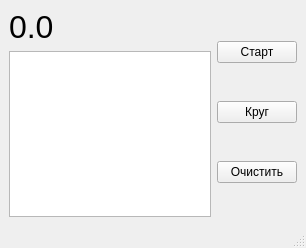
<?xml version="1.0" encoding="UTF-8"?>
<ui version="4.0">
 <class>MainWindow</class>
 <widget class="QMainWindow" name="MainWindow">
  <property name="geometry">
   <rect>
    <x>0</x>
    <y>0</y>
    <width>306</width>
    <height>248</height>
   </rect>
  </property>
  <property name="windowTitle">
   <string>MainWindow</string>
  </property>
  <widget class="QWidget" name="centralwidget">
   <layout class="QHBoxLayout" name="horizontalLayout">
    <item>
     <layout class="QVBoxLayout" name="verticalLayout">
      <item>
       <widget class="QLabel" name="lb_time">
        <property name="font">
         <font>
          <pointsize>24</pointsize>
         </font>
        </property>
        <property name="text">
         <string>0.0</string>
        </property>
       </widget>
      </item>
      <item>
       <widget class="QTextBrowser" name="tb_info"/>
      </item>
     </layout>
    </item>
    <item>
     <layout class="QVBoxLayout" name="verticalLayout_2">
      <item>
       <widget class="QPushButton" name="pb_startStop">
        <property name="text">
         <string>Старт</string>
        </property>
       </widget>
      </item>
      <item>
       <widget class="QPushButton" name="pb_loop">
        <property name="text">
         <string>Круг</string>
        </property>
       </widget>
      </item>
      <item>
       <widget class="QPushButton" name="pb_clear">
        <property name="text">
         <string>Очистить</string>
        </property>
       </widget>
      </item>
     </layout>
    </item>
   </layout>
  </widget>
  <widget class="QMenuBar" name="menubar">
   <property name="geometry">
    <rect>
     <x>0</x>
     <y>0</y>
     <width>306</width>
     <height>21</height>
    </rect>
   </property>
  </widget>
  <widget class="QStatusBar" name="statusbar"/>
 </widget>
 <resources/>
 <connections>
  <connection>
   <sender>pb_clear</sender>
   <signal>clicked()</signal>
   <receiver>tb_info</receiver>
   <slot>clear()</slot>
   <hints>
    <hint type="sourcelabel">
     <x>252</x>
     <y>177</y>
    </hint>
    <hint type="destinationlabel">
     <x>207</x>
     <y>200</y>
    </hint>
   </hints>
  </connection>
 </connections>
</ui>
